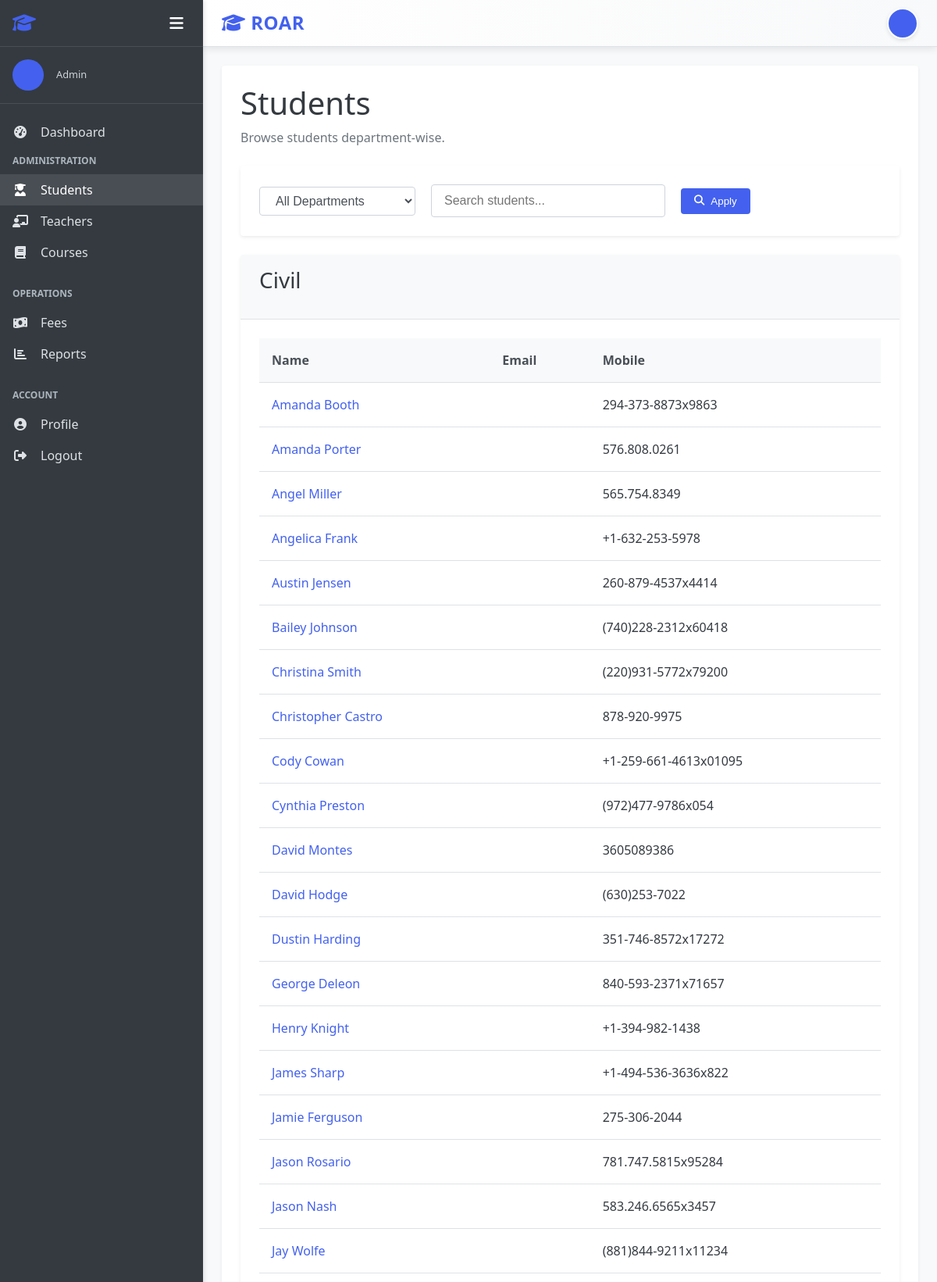
/students/ (signed in, upper part), run on the app's committed database.
### accounts/models.py (models this page shows, shortened)
class User(AbstractUser):
    USER_TYPE_CHOICES = (
        ('admin', 'Admin'),
        ('teacher', 'Teacher'),
        ('student', 'Student'),
    )
    user_type = models.CharField(max_length=10, choices=USER_TYPE_CHOICES, default='student')
    profile_pic = models.ImageField(upload_to='profile_pics/', null=True, blank=True)
    address = models.TextField(null=True, blank=True)
    mobile = models.CharField(max_length=15, null=True, blank=True)
    department = models.ForeignKey(Department, on_delete=models.CASCADE,default=None ,null=True, blank=True)
    @property
    def is_admin(self):
        return self.user_type == 'admin'
    @property
    def is_teacher(self):
        return self.user_type == 'teacher'
    @property
    def is_student(self):
        return self.user_type == 'student'

### department/models.py (models this page shows, shortened)
class Department(models.Model):
    name = models.CharField(max_length=100, unique=True)

### students/models.py (models this page shows, shortened)
class Student(models.Model):
    user = models.OneToOneField(User, on_delete=models.CASCADE, related_name='student_profile')
    student_id = models.CharField(max_length=20, unique=True)
    date_of_birth = models.DateField(null=True, blank=True)
    gender = models.CharField(max_length=10, choices=(('male', 'Male'), ('female', 'Female'), ('other', 'Other')))
    parent_name = models.CharField(max_length=100, null=True, blank=True)
    parent_mobile = models.CharField(max_length=15, null=True, blank=True)
    admission_date = models.DateField(auto_now_add=True)
    class Meta:
        ordering = ['user__first_name', 'user__last_name']

### students/views.py (the view)
# urls.py: path('', views.StudentListView.as_view(), name='student_list'),
class StudentListView(LoginRequiredMixin, AdminRequiredMixin, ListView):
    model = Student
    template_name = 'students/student_list.html'
    context_object_name = 'students'
    paginate_by = None
    def get_queryset(self):
        search = self.request.GET.get("q", "")
        dept_filter = self.request.GET.get("department", "all")
        qs = Student.objects.select_related("user", "user__department")
        if dept_filter != "all":
            qs = qs.filter(user__department__id=dept_filter)
        if search:
            qs = qs.filter(
                Q(user__first_name__icontains=search) |
                Q(user__last_name__icontains=search) |
                Q(user__email__icontains=search)
            )
        return qs.order_by("user__department__name", "user__first_name")
    def get_context_data(self, **kwargs):
        context = super().get_context_data(**kwargs)
        dept_filter = self.request.GET.get("department", "all")
        search = self.request.GET.get("q", "")
        grouped = {}
        for s in context["students"]:
            dept = s.user.department.name if s.user.department else "No Department"
            grouped.setdefault(dept, []).append(s)
        from department.models import Department
        context["departments"] = Department.objects.all()
        context["grouped_students"] = grouped
        context["selected_department"] = dept_filter
        context["search_query"] = search
        return context

### students/views.py (called while the page is built)
    def test_func(self):
        return self.request.user.is_authenticated and self.request.user.is_admin

### templates/students/student_list.html (shortened to what this page needs)
{% extends "base.html" %}
{% block content %}
<div class="dashboard-header">
    <h1>Students</h1>
    <p>Browse students department-wise.</p>
</div>
<div class="card mb-4">
    <div class="card-body">
        <form method="get" class="form-inline" style="display:flex; gap:20px; align-items:center;">
            <select name="department" class="form-control" style="width:200px;">
                <option value="all" {% if selected_department == "all" %}selected{% endif %}>All Departments</option>
            </select>
            <input type="text" name="q" value="{{ search_query }}" placeholder="Search students..." class="form-control" style="width:300px;">
            <button class="btn btn-primary" type="submit"><i class="fas fa-search"></i> Apply</button>
        </form>
    </div>
</div>
{% if selected_department == "all" %}
    {% for dept, list in grouped_students.items %}
    <div class="card mb-4">
        <div class="card-header">
            <h3>{{ dept }}</h3>
        </div>
        <div class="card-body">
            <div class="table-container">
                <table class="table">
                    <thead>
                        <tr>
                            <th>Name</th>
                            <th>Email</th>
                            <th>Mobile</th>
                        </tr>
                    </thead>
                    <tbody>
                        {% for s in list %}
                        <tr>
                            <td>
                                <a href="{% url 'student_detail' s.id %}">
                                    {{ s.user.first_name }} {{ s.user.last_name }}
                                </a>
                            </td>
                            <td>{{ s.user.email }}</td>
                            <td>{{ s.user.mobile }}</td>
                        </tr>
                        {% endfor %}
                    </tbody>
                </table>
            </div>
        </div>
    </div>
    {% endfor %}
{% endif %}
{% endblock %}

### templates/base.html (shortened to what this page needs)
<!DOCTYPE html>
<html lang="en">
<head>
    <link rel="stylesheet" href="/static/css/style.css">
    <link rel="stylesheet" href="https://cdnjs.cloudflare.com/ajax/libs/font-awesome/6.4.0/css/all.min.css">
</head>
<body>
    <div class="app-container {% if not user.is_authenticated %}auth-page{% endif %}">
        {% if user.is_authenticated %}
        <aside class="sidebar">
            <div class="sidebar-header">
                <h2><i class="fas fa-graduation-cap"></i> </h2>
                <div class="sidebar-controls">
                    <button class="sidebar-toggle" id="sidebarToggle">
                        <i class="fas fa-bars"></i>
                    </button>
                </div>
            </div>
            <div class="sidebar-user">
                {% if user.profile_pic %}
                    <img src="{{ user.profile_pic.url }}" alt="{{ user.get_full_name }}" class="user-avatar">
                {% else %}
                    <div class="user-avatar-placeholder">
                    </div>
                {% endif %}
                <div class="user-info">
                    <p class="user-role">{{ user.get_user_type_display }}</p>
                </div>
            </div>
            <nav class="sidebar-nav">
                <ul>
                    <li><a href="{% url 'dashboard' %}" class="{% if request.path == '/' %}active{% endif %}">
                        <i class="fas fa-tachometer-alt"></i> <span class="menu-text">Dashboard</span>
                    </a></li>
                    {% if user.is_admin %}
                    <li class="nav-section">
                        <span class="nav-section-title">Administration</span>
                        <ul>
                            <li><a href="{% url 'student_list' %}" class="{% if '/students/' in request.path %}active{% endif %}">
                                <i class="fas fa-user-graduate"></i> <span class="menu-text">Students</span>
                            </a></li>
                            <li><a href="{% url 'teacher_list' %}" class="{% if '/teachers/' in request.path %}active{% endif %}">
                                <i class="fas fa-chalkboard-teacher"></i> <span class="menu-text">Teachers</span>
                            </a></li>
                            <li><a href="{% url 'course_list' %}" class="{% if '/courses/' in request.path %}active{% endif %}">
                                <i class="fas fa-book"></i> <span class="menu-text">Courses</span>
                            </a></li>
                        </ul>
                    </li>
                    <li class="nav-section">
                        <span class="nav-section-title">Operations</span>
                        <ul>
                            <li><a href="{% url 'fee_invoice_list' %}" class="{% if '/fees/' in request.path %}active{% endif %}">
                                <i class="fas fa-money-bill-wave"></i> <span class="menu-text">Fees</span>
                            </a></li>
                            <li><a href="{% url 'report_dashboard' %}" class="{% if '/reports/' in request.path %}active{% endif %}">
                                <i class="fas fa-chart-bar"></i> <span class="menu-text">Reports</span>
                            </a></li>
                        </ul>
                    </li>
                    {% endif %}
                    <li class="nav-section">
                        <span class="nav-section-title">Account</span>
                        <ul>
                            <li><a href="{% url 'profile' %}">
                                <i class="fas fa-user-circle"></i> <span class="menu-text">Profile</span>
                            </a></li>
                            <li><a href="{% url 'logout' %}">
                                <i class="fas fa-sign-out-alt"></i> <span class="menu-text">Logout</span>
                            </a></li>
                        </ul>
                    </li>
                </ul>
            </nav>
        </aside>
        {% endif %}
        <main class="main-content {% if not user.is_authenticated %}auth-main{% endif %}">
            {% if user.is_authenticated %}
            <header class="main-header">
                <div class="header-left">
                    <h1><i class="fas fa-graduation-cap"></i> ROAR</h1>
                </div>
                <div class="header-right">
                    <div class="header-user">
                        <a href="{% url 'profile' %}" class="user-profile-link">
                            {% if user.profile_pic %}
                            <img src="{{ user.profile_pic.url }}" alt="{{ user.get_full_name }}" class="user-avatar-small">
                            {% else %}
                            <div class="user-avatar-small-placeholder">
                            </div>
                            {% endif %}
                        </a>
                    </div>
                </div>
            </header>
            {% endif %}
            <div class="content-wrapper">
                <div class="content">
                    {% block content %}{% endblock %}
                </div>
            </div>
        </main>
    </div>
</body>
</html>

### data on the page
User: user_type "Admin"
Department: grouped_students "Civil"
Student: user.first_name "Amanda", user.last_name "Booth", user.mobile "294-373-8873x9863"
Student: user.first_name "Amanda", user.last_name "Porter", user.mobile "576.808.0261"
Student: user.first_name "Angel", user.last_name "Miller", user.mobile "565.754.8349"
Student: user.first_name "Angelica", user.last_name "Frank", user.mobile "+1-632-253-5978"
Student: user.first_name "Austin", user.last_name "Jensen", user.mobile "260-879-4537x4414"
Student: user.first_name "Bailey", user.last_name "Johnson", user.mobile "(740)228-2312x60418"
Student: user.first_name "Christina", user.last_name "Smith", user.mobile "(220)931-5772x79200"
Student: user.first_name "Christopher", user.last_name "Castro", user.mobile "878-920-9975"
Student: user.first_name "Cody", user.last_name "Cowan", user.mobile "+1-259-661-4613x01095"
Student: user.first_name "Cynthia", user.last_name "Preston", user.mobile "(972)477-9786x054"
Student: user.first_name "David", user.last_name "Montes", user.mobile "3605089386"
Student: user.first_name "David", user.last_name "Hodge", user.mobile "(630)253-7022"
Student: user.first_name "Dustin", user.last_name "Harding", user.mobile "351-746-8572x17272"
Student: user.first_name "George", user.last_name "Deleon", user.mobile "840-593-2371x71657"
Student: user.first_name "Henry", user.last_name "Knight", user.mobile "+1-394-982-1438"
Student: user.first_name "James", user.last_name "Sharp", user.mobile "+1-494-536-3636x822"
Student: user.first_name "Jamie", user.last_name "Ferguson", user.mobile "275-306-2044"
Student: user.first_name "Jason", user.last_name "Rosario", user.mobile "781.747.5815x95284"
Student: user.first_name "Jason", user.last_name "Nash", user.mobile "583.246.6565x3457"
Student: user.first_name "Jay", user.last_name "Wolfe", user.mobile "(881)844-9211x11234"
